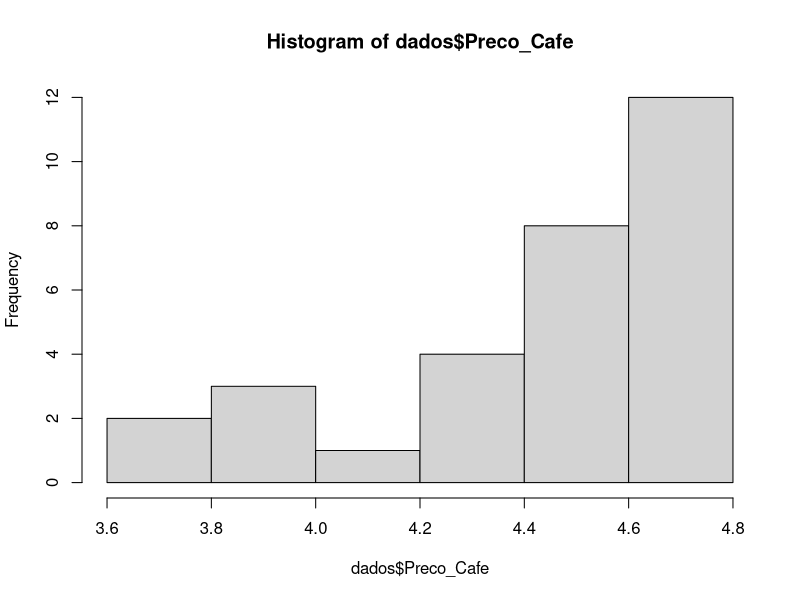
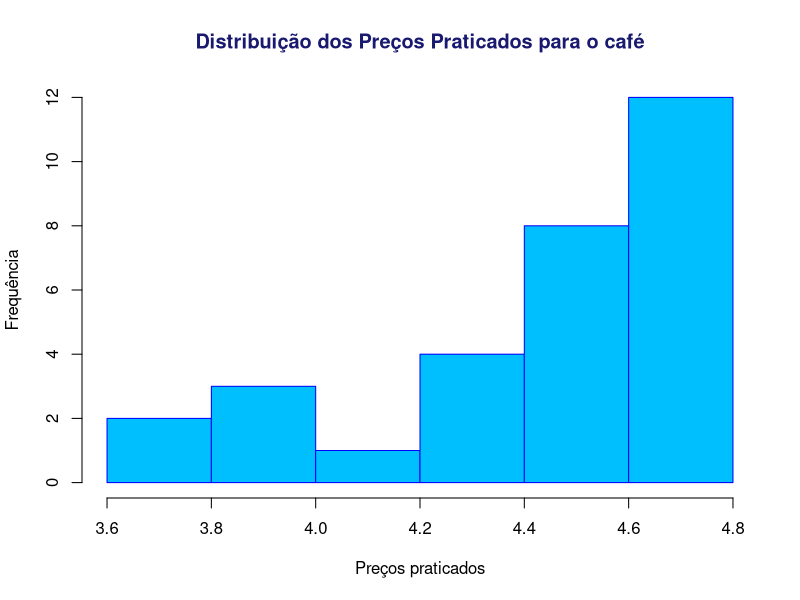
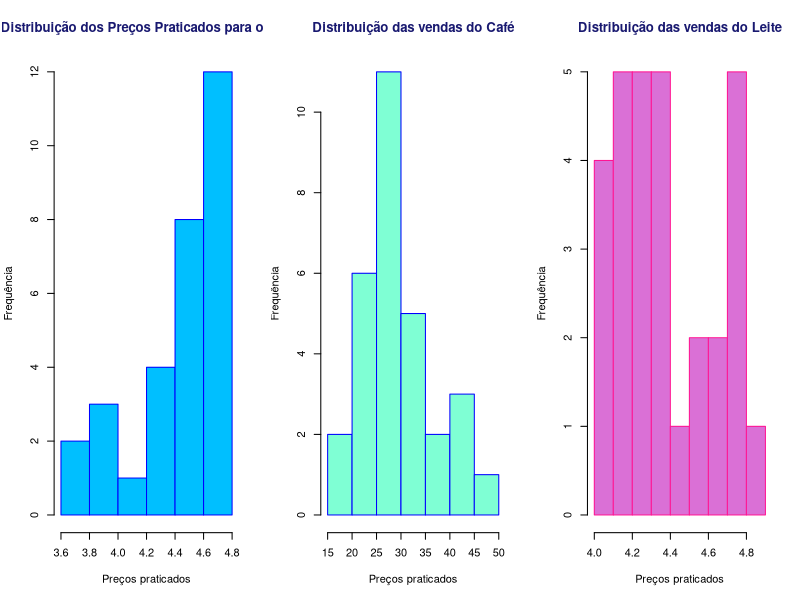
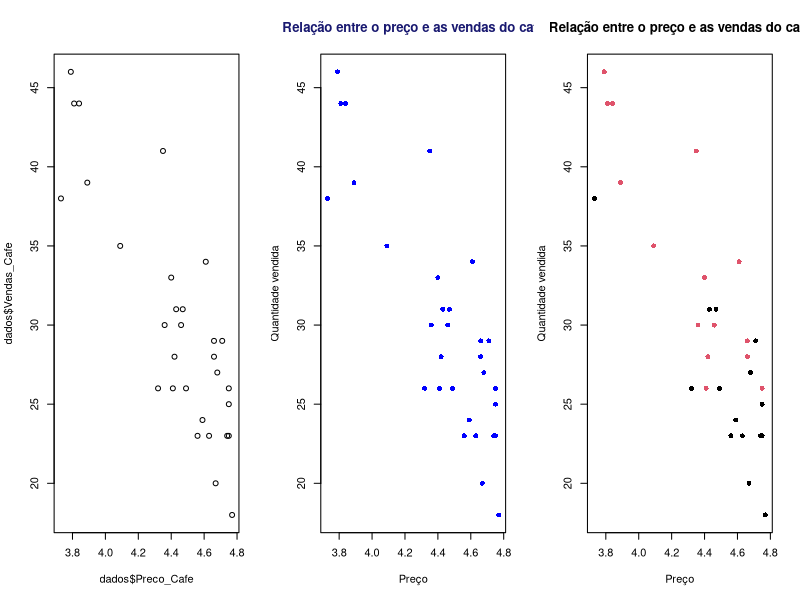
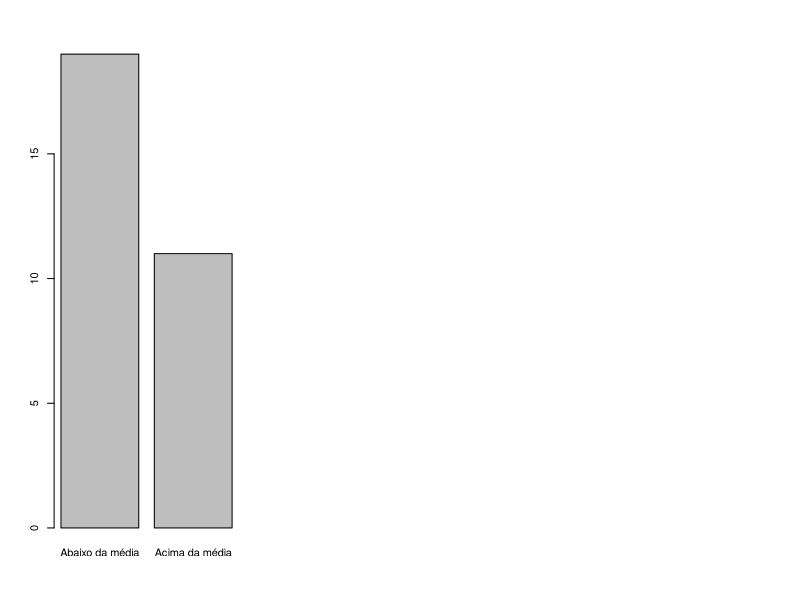
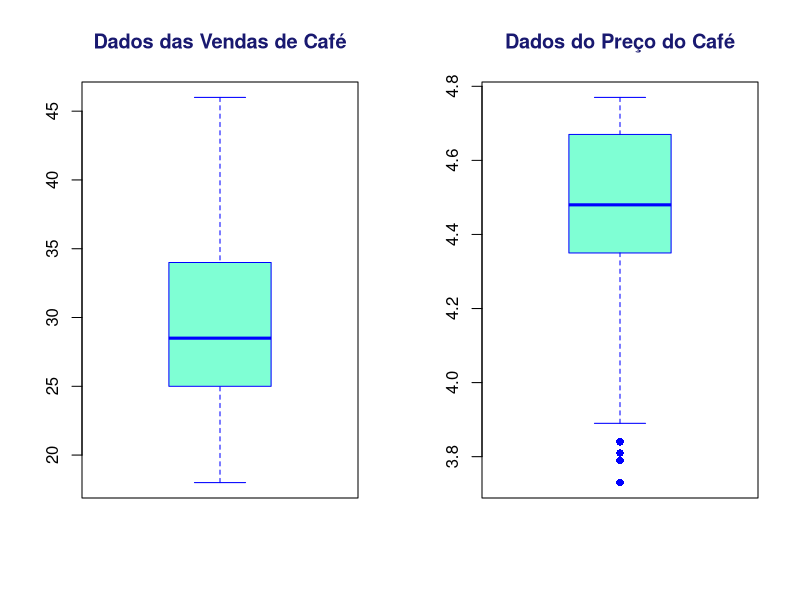
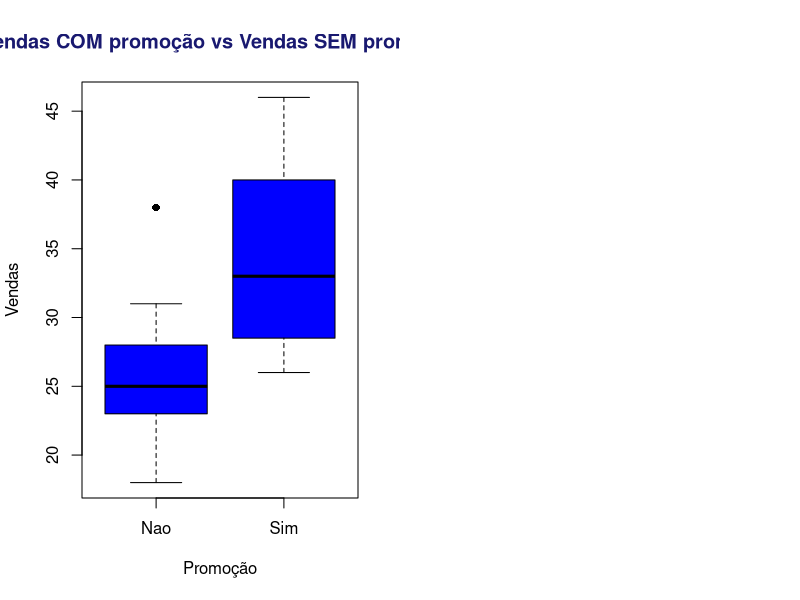

The R script that drew these images, in order:
## ---- chunk 1
knitr::opts_chunk$set(echo = TRUE)
## ---- chunk 2

## ---- chunk 3
dados <- data.frame(Vendas_Cafe = c(18, 20, 23, 23, 23, 23, 24, 25, 26, 26, 26, 26, 
                                     27, 28, 28, 
                                     29, 29, 30, 30, 31, 31, 33, 34, 35, 38, 39, 41, 44, 44, 46),
                    Preco_Cafe = c(4.77, 4.67, 4.75, 4.74, 4.63, 4.56, 4.59, 4.75, 4.75, 
                                   4.49, 4.41, 4.32, 4.68, 4.66, 4.42, 4.71, 4.66, 4.46, 4.36, 4.47, 
                                   4.43, 
                                   4.4, 4.61, 4.09, 3.73, 3.89, 4.35, 3.84, 3.81, 3.79),
                    Promocao = c("Nao", "Nao", "Nao", "Nao", "Nao", "Nao", "Nao", 
                                 "Nao", "Sim", 
                                 "Nao", "Sim", "Nao", "Nao", "Sim", "Sim", "Nao", "Sim", 
                                 "Sim", 
                                 "Sim", "Nao", "Nao", "Sim", "Sim", "Sim", "Nao", "Sim", 
                                 "Sim", 
                                 "Sim", "Sim", "Sim"),
                    Preco_Leite = c(4.74, 4.81, 4.36, 4.29, 4.17, 4.66, 4.73, 4.11, 4.21, 
                                    4.25, 
                                    4.62, 4.53, 4.44, 4.19, 4.37, 4.29, 4.57, 4.21, 4.77, 4, 
                                    4.31, 
                                    4.34, 4.05, 4.73, 4.07, 4.75, 4, 4.15, 4.34, 4.15))
## ---- chunk 4
head(dados)
## ---- chunk 5
summary(dados$Preco_Cafe)
## ---- chunk 6
summary(dados$Vendas_Cafe)
## ---- chunk 7
summary(dados$Preco_Leite)
## ---- chunk 8
summary(dados)
## ---- chunk 9
sd(dados$Preco_Cafe)
## ---- chunk 10
sd(dados$Vendas_Cafe)
## ---- chunk 11
sd(dados$Preco_Leite)
## ---- chunk 12
hist(dados$Preco_Cafe)
## ---- chunk 13
hist(dados$Preco_Cafe,
     col = "DeepSkyBlue",border = "blue",
     main = "Distribuição dos Preços Praticados para o café", col.main = "MidnightBlue",
     xlab = "Preços praticados",
     ylab = "Frequência")
## ---- chunk 14
par(mfrow=c(1,3))
hist(dados$Preco_Cafe,
     col = 'DeepSkyBlue', border = "blue",
     main = "Distribuição dos Preços Praticados para o café", col.main = "MidnightBlue",
     xlab = "Preços praticados",
     ylab = "Frequência")
hist(dados$Vendas_Cafe,
     col = 'Aquamarine', border = "blue",
     main = "Distribuição das vendas do Café", col.main = "MidnightBlue",
     xlab = "Preços praticados",
     ylab = "Frequência")
hist(dados$Preco_Leite,
     col = 'Orchid', border = "DeepPink",
     main = "Distribuição das vendas do Leite", col.main = "MidnightBlue",
     xlab = "Preços praticados",
     ylab = "Frequência")
## ---- chunk 15
plot(x = dados$Preco_Cafe,
     y = dados$Vendas_Cafe)
## ---- chunk 16
plot(x = dados$Preco_Cafe,
     y = dados$Vendas_Cafe,
     pch = 16,
     col = 'blue', border = "blue",
     xlab = 'Preço',
     ylab = "Quantidade vendida",
     main = "Relação entre o preço e as vendas do café", col.main = "MidnightBlue")
## ---- chunk 17
plot(x = dados$Preco_Cafe,
     y = dados$Vendas_Cafe,
     pch = 16,
     col = factor(dados$Promocao),
     xlab = 'Preço',
     ylab = "Quantidade vendida",
     main = "Relação entre o preço e as vendas do café")
## ---- chunk 18
media <- mean(dados$Vendas_Cafe)

## ---- chunk 19
variavel <- ifelse(dados$Vendas_Cafe > media,
                   "Acima da média",
                   "Abaixo da média")
## ---- chunk 20
variavel <- factor(variavel)
## ---- chunk 21
plot(variavel)
## ---- chunk 22
table(variavel)
## ---- chunk 23
par(mfrow=c(1,2))
boxplot(dados$Vendas_Cafe,
        col = "Aquamarine", border = "blue",
        pch = 16,
        main = "Dados das Vendas de Café", col.main = "MidnightBlue")
## ---- chunk 24
boxplot(dados$Preco_Cafe,
        col = "Aquamarine", border = "blue",
        pch = 16,
        main = "Dados do Preço do Café", col.main = "MidnightBlue")
## ---- chunk 25
boxplot(dados$Vendas_Cafe~dados$Promocao,
        col = "blue", border = "black",
        pch = 16,
        xlab = "Promoção",
        ylab = "Vendas",
        main = "Vendas COM promoção vs Vendas SEM promoção",col.main = "MidnightBlue")
